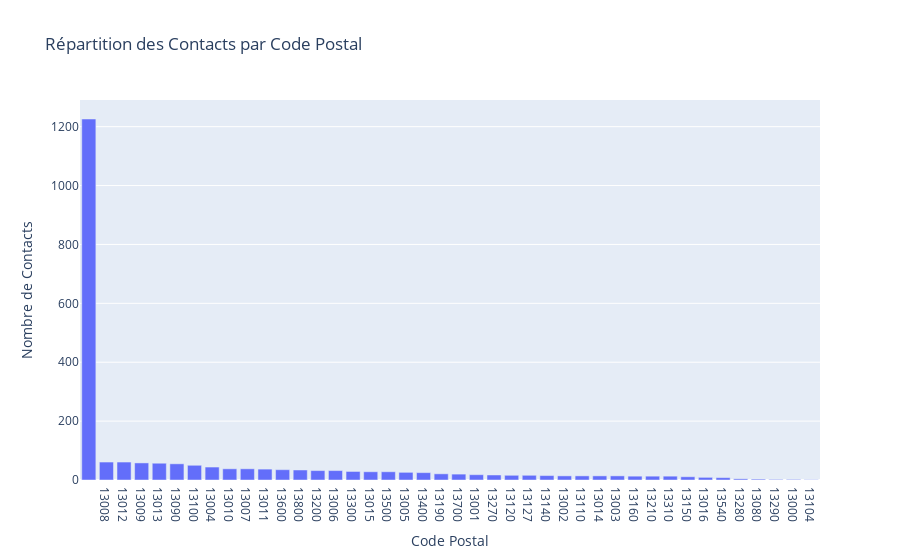
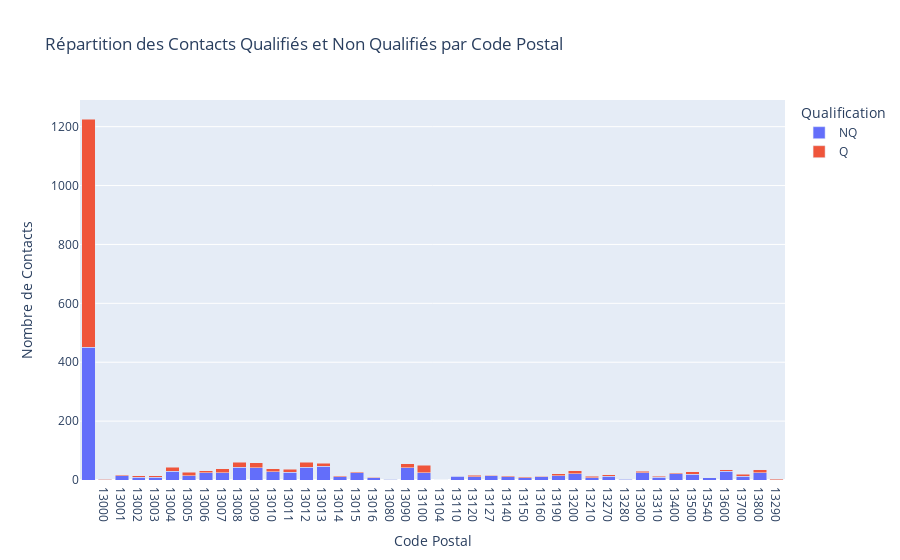

Source (notebook cell) for these figures, in order:
### Code cell
# Analyse 6: Répartition des contacts par code postal
postal_code_distribution = filtered_data['Code_Postal'].value_counts()
fig6 = px.bar(
    postal_code_distribution,
    x=postal_code_distribution.index,
    y=postal_code_distribution.values,
    title='Répartition des Contacts par Code Postal',
    labels={'y': 'Nombre de Contacts', 'x': 'Code Postal'}
)
fig6.update_layout(xaxis_title='Code Postal', yaxis_title='Nombre de Contacts')
fig6.show()

# Analyse 7: Répartition des contacts qualifiés et non qualifiés par code postal
qualification_by_postal_code = filtered_data.groupby(['Code_Postal', 'Qualification']).size().reset_index(name='Nombre de Contacts')
fig7 = px.bar(
    qualification_by_postal_code,
    x='Code_Postal',
    y='Nombre de Contacts',
    color='Qualification',
    title='Répartition des Contacts Qualifiés et Non Qualifiés par Code Postal',
    labels={'Nombre de Contacts': 'Nombre de Contacts', 'Code_Postal': 'Code Postal'},
    barmode='stack'
)
fig7.update_layout(xaxis_title='Code Postal', yaxis_title='Nombre de Contacts')
fig7.show()

### Figure 1 — Plotly figure (JSON) as saved in the notebook; plotly's stock layout.template omitted (floating-point values rounded to 4 significant figures)
{"data": [{"alignmentgroup": "True", "hovertemplate": "Code_Postal=%{x}<br>Nombre de Contacts=%{y}<extra></extra>", "legendgroup": "", "marker": {"color": "#636efa", "pattern": {"shape": ""}}, "name": "", "offsetgroup": "", "orientation": "v", "showlegend": false, "textposition": "auto", "type": "bar", "x": ["", "13008", "13012", "13009", "13013", "13090", "13100", "13004", "13010", "13007", "13011", "13600", "13800", "13200", "13006", "13300", "13015", "13500", "13005", "13400", "13190", "13700", "13001", "13270", "13120", "13127", "13140", "13002", "13110", "13014", "13003", "13160", "13210", "13310", "13150", "13016", "13540", "13280", "13080", "13290", "13000", "13104"], "xaxis": "x", "y": [1226, 61, 61, 58, 57, 55, 50, 44, 38, 38, 37, 35, 34, 32, 32, 29, 28, 28, 26, 25, 21, 20, 18, 17, 16, 16, 15, 14, 14, 14, 14, 13, 13, 13, 11, 9, 8, 4, 3, 2, 2, 1], "yaxis": "y"}], "layout": {"barmode": "relative", "legend": {"tracegroupgap": 0}, "title": {"text": "Répartition des Contacts par Code Postal"}, "xaxis": {"anchor": "y", "domain": [0, 1], "title": {"text": "Code Postal"}}, "yaxis": {"anchor": "x", "domain": [0, 1], "title": {"text": "Nombre de Contacts"}}}}

### Figure 2 — Plotly figure (JSON) as saved in the notebook; plotly's stock layout.template omitted (floating-point values rounded to 4 significant figures)
{"data": [{"alignmentgroup": "True", "hovertemplate": "Qualification=NQ<br>Code Postal=%{x}<br>Nombre de Contacts=%{y}<extra></extra>", "legendgroup": "NQ", "marker": {"color": "#636efa", "pattern": {"shape": ""}}, "name": "NQ", "offsetgroup": "NQ", "orientation": "v", "showlegend": true, "textposition": "auto", "type": "bar", "x": ["", "13000", "13001", "13002", "13003", "13004", "13005", "13006", "13007", "13008", "13009", "13010", "13011", "13012", "13013", "13014", "13015", "13016", "13080", "13090", "13100", "13104", "13110", "13120", "13127", "13140", "13150", "13160", "13190", "13200", "13210", "13270", "13280", "13300", "13310", "13400", "13500", "13540", "13600", "13700", "13800"], "xaxis": "x", "y": [451, 1, 15, 10, 9, 30, 15, 24, 24, 43, 41, 28, 27, 43, 46, 11, 24, 7, 2, 41, 25, 1, 12, 11, 15, 11, 8, 11, 14, 21, 8, 12, 3, 24, 10, 21, 20, 7, 29, 13, 24], "yaxis": "y"}, {"alignmentgroup": "True", "hovertemplate": "Qualification=Q<br>Code Postal=%{x}<br>Nombre de Contacts=%{y}<extra></extra>", "legendgroup": "Q", "marker": {"color": "#EF553B", "pattern": {"shape": ""}}, "name": "Q", "offsetgroup": "Q", "orientation": "v", "showlegend": true, "textposition": "auto", "type": "bar", "x": ["", "13000", "13001", "13002", "13003", "13004", "13005", "13006", "13007", "13008", "13009", "13010", "13011", "13012", "13013", "13014", "13015", "13016", "13080", "13090", "13100", "13110", "13120", "13127", "13140", "13150", "13160", "13190", "13200", "13210", "13270", "13280", "13290", "13300", "13310", "13400", "13500", "13540", "13600", "13700", "13800"], "xaxis": "x", "y": [775, 1, 3, 4, 5, 14, 11, 8, 14, 18, 17, 10, 10, 18, 11, 3, 4, 2, 1, 14, 25, 2, 5, 1, 4, 3, 2, 7, 11, 5, 5, 1, 2, 5, 3, 4, 8, 1, 6, 7, 10], "yaxis": "y"}], "layout": {"barmode": "stack", "legend": {"title": {"text": "Qualification"}, "tracegroupgap": 0}, "title": {"text": "Répartition des Contacts Qualifiés et Non Qualifiés par Code Postal"}, "xaxis": {"anchor": "y", "domain": [0, 1], "title": {"text": "Code Postal"}}, "yaxis": {"anchor": "x", "domain": [0, 1], "title": {"text": "Nombre de Contacts"}}}}
